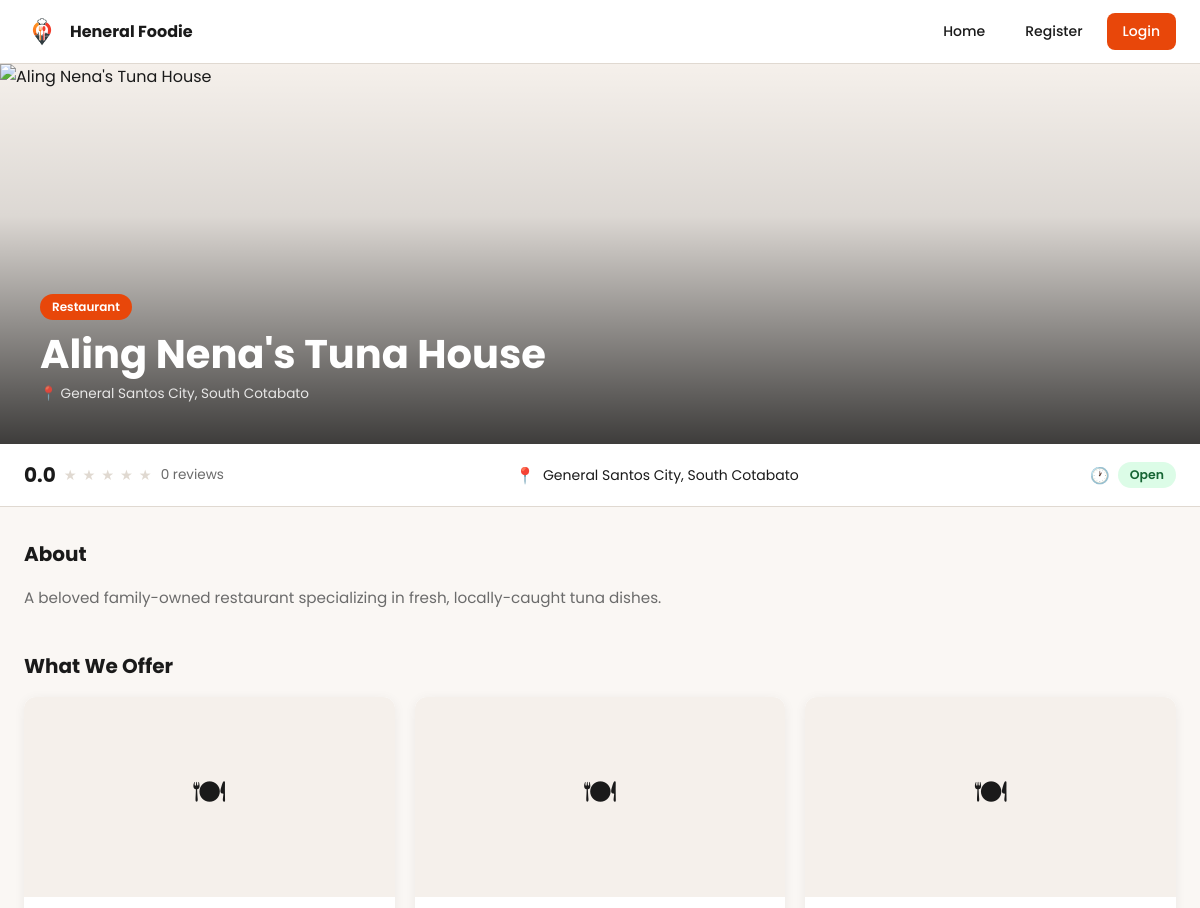
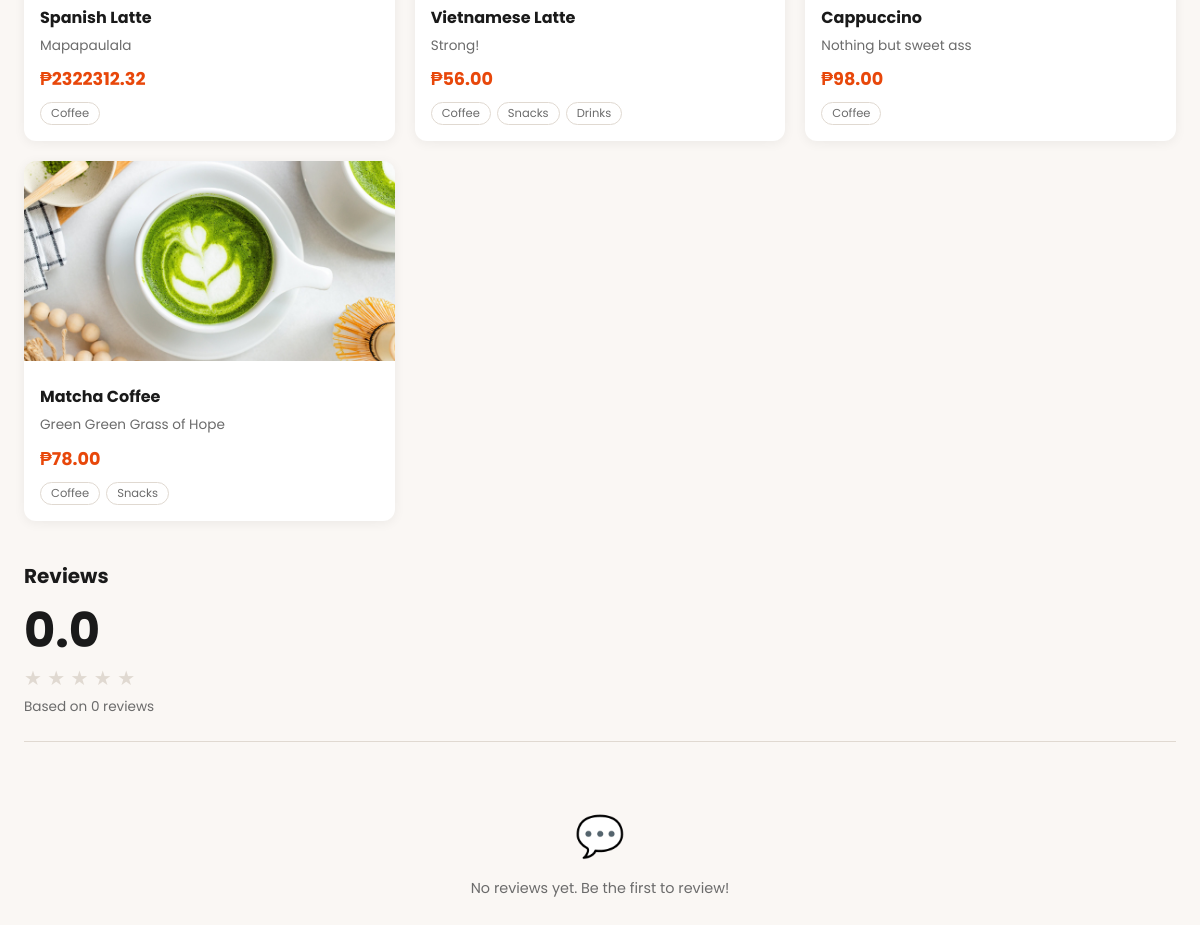
Page /store/60d1510a-5c80-4a01-964a-d337dad9bec8 on the committed database (2 pictures, top to bottom).
### app/models/store.py (models this page shows, shortened)
class Store(db.Model):
    __tablename__ = 'stores'
    id = db.Column(db.String(36), primary_key=True, default=lambda: str(uuid.uuid4()))
    vendor_id = db.Column(db.String(36), db.ForeignKey('users.id'), nullable=False)
    name = db.Column(db.String(100), nullable=False)
    description = db.Column(db.Text, nullable=True)
    address = db.Column(db.String(255), nullable=True)
    category = db.Column(db.String(50), nullable=True)
    status = db.Column(db.String(20), nullable=False, default='pending')
    average_rating = db.Column(db.Float, default=0.0)
    review_count = db.Column(db.Integer, default=0)
    created_at = db.Column(db.DateTime, default=datetime.utcnow)
    updated_at = db.Column(db.DateTime, default=datetime.utcnow, onupdate=datetime.utcnow)
    vendor = db.relationship('User', backref='stores')
    reviews = db.relationship('Review', backref='store', lazy='dynamic', cascade='all, delete-orphan')
    images = db.relationship('StoreImage', backref='store', lazy='dynamic', cascade='all, delete-orphan')
    food_items = db.relationship('FoodItem', backref='store', lazy='dynamic', cascade='all, delete-orphan')

### app/models/image.py (models this page shows, shortened)
class FoodItem(db.Model):
    __tablename__ = 'food_items'
    id = db.Column(db.String(36), primary_key=True, default=lambda: str(uuid.uuid4()))
    store_id = db.Column(db.String(36), db.ForeignKey('stores.id'), nullable=False)
    name = db.Column(db.String(100), nullable=False)
    description = db.Column(db.Text, nullable=True)
    price = db.Column(db.Numeric(10, 2), nullable=False)
    category_1 = db.Column(db.String(50), nullable=False)   # Required — at least one category
    category_2 = db.Column(db.String(50), nullable=True)    # Optional
    category_3 = db.Column(db.String(50), nullable=True)    # Optional
    image_filename = db.Column(db.String(255), nullable=True)
    created_at = db.Column(db.DateTime, default=datetime.utcnow)
    updated_at = db.Column(db.DateTime, default=datetime.utcnow, onupdate=datetime.utcnow)

### app/routes/store.py (the view, shortened to what this page needs)
@store.route('/store/<store_id>')
def store_detail(store_id):
    current_store = Store.query.get_or_404(store_id)
    user_review = None
    review_form = None
    return render_template('store/store_detail.html',
                           store=current_store,
                           user_review=user_review,
                           review_form=review_form)

### app/templates/store/store_detail.html (shortened to what this page needs)
{% extends 'base.html' %}
{% block styles %}
<link rel="stylesheet" href="{{ url_for('static', filename='css/store_detail.css') }}">
{% endblock %}
{% block content %}
<div class="store-hero">
    {% if store.images.first() %}
        <img src="{{ url_for('static', filename='uploads/stores/' + store.images.first().filename) }}" alt="{{ store.name }}">
    {% else %}
        <img src="https://images.unsplash.com/photo-1504674900247-0877df9cc836?w=1200&q=80" alt="{{ store.name }}">
    {% endif %}
    <div class="store-hero-overlay">
        <span class="store-category-badge">{{ store.category | replace('_', ' ') | title }}</span>
        <h1 class="store-hero-name">{{ store.name }}</h1>
        <p class="store-hero-address">📍 {{ store.address or 'General Santos City' }}</p>
    </div>
</div>
<div class="store-info-bar">
    <div class="store-info-bar-inner">
        <div class="info-item">
            <span class="rating-number">{{ "%.1f"|format(store.average_rating) }}</span>
            <span class="stars">
                {% for i in range(1, 6) %}
                    {% if i <= store.average_rating %}★{% else %}<span class="stars-empty">★</span>{% endif %}
                {% endfor %}
            </span>
            <span class="review-count">{{ store.review_count }} reviews</span>
        </div>
        <div class="info-item">
            <span class="info-item-icon">📍</span>
            {{ store.address or 'General Santos City' }}
        </div>
        <div class="info-item">
            <span class="info-item-icon">🕐</span>
            {% if store.status == 'approved' %}
                <span class="status-badge approved">Open</span>
            {% elif store.status == 'pending' %}
                <span class="status-badge pending">Pending Approval</span>
            {% else %}
                <span class="status-badge rejected">Rejected</span>
            {% endif %}
        </div>
    </div>
</div>
<div class="store-content">
    <div class="store-about">
        <h2 class="section-title">About</h2>
        <p>{{ store.description or 'No description provided yet.' }}</p>
    </div>
    <div class="store-food-items">
        <h2 class="section-title">What We Offer</h2>
        {% set food_items = store.food_items.all() %}
        {% if food_items %}
            <div class="food-grid">
                {% for item in food_items %}
                <div class="food-card">
                    {% if item.image_filename %}
                        <img class="food-card-image"
                             src="{{ url_for('static', filename='uploads/foods/' + item.image_filename) }}"
                             alt="{{ item.name }}">
                    {% else %}
                        <div class="food-card-image-placeholder">🍽</div>
                    {% endif %}
                    <div class="food-card-body">
                        <h3 class="food-card-name">{{ item.name }}</h3>
                        <p class="food-card-description">{{ item.description or '' }}</p>
                        <p class="food-card-price">₱{{ "%.2f"|format(item.price) }}</p>
                        <div class="food-card-tags">
                            {% if item.category_1 %}
                                <span class="food-tag">{{ item.category_1 | replace('_', ' ') | title }}</span>
                            {% endif %}
                            {% if item.category_2 %}
                                <span class="food-tag">{{ item.category_2 | replace('_', ' ') | title }}</span>
                            {% endif %}
                            {% if item.category_3 %}
                                <span class="food-tag">{{ item.category_3 | replace('_', ' ') | title }}</span>
                            {% endif %}
                        </div>
                    </div>
                </div>
                {% endfor %}
            </div>
        {% else %}
            <div class="empty-state">
                <span class="empty-state-icon">🍽</span>
                No food items added yet.
            </div>
        {% endif %}
    </div>
<div class="store-reviews">
    <h2 class="section-title">Reviews</h2>
    <div class="reviews-summary">
        <div class="reviews-summary-rating">{{ "%.1f"|format(store.average_rating) }}</div>
        <div class="reviews-summary-stars">
            {% for i in range(1, 6) %}
                {% if i <= store.average_rating %}★{% else %}<span style="color: var(--input-border)">★</span>{% endif %}
            {% endfor %}
        </div>
        <div class="reviews-summary-count">Based on {{ store.review_count }} reviews</div>
    </div>
    {% set reviews = store.reviews.all() %}
    {% if reviews %}
        {% for review in reviews %}
        <div class="review-card">
            <div class="review-header">
                <span class="review-author">{{ review.author.username }}</span>
                <span class="review-date">{{ review.created_at.strftime('%B %Y') }}</span>
            </div>
            <div class="review-stars">
                {% for i in range(1, 6) %}
                    {% if i <= review.rating %}★{% else %}<span style="color: var(--input-border)">★</span>{% endif %}
                {% endfor %}
            </div>
            <p class="review-text">{{ review.review_text }}</p>
        </div>
        {% endfor %}
    {% else %}
        <div class="empty-state">
            <span class="empty-state-icon">💬</span>
            No reviews yet. Be the first to review!
        </div>
    {% endif %}
</div>
</div>
{% endblock %}

### app/static/css/main.css (style rules this page uses)
:root { --primary: #E8470A; --primary-hover: #C93D08; --background: #FAF7F4; --card: #FFFFFF; --text-dark: #1A1A1A; --text-muted: #6B6B6B; --input-bg: #F5F0EB; --input-border: #E0D9D1; --success-bg: #F0FBF0; --success-border: #4CAF50; --success-text: #2E7D32; --error-text: #D32F2F; --error-bg: #FFF0F0; --error-border: #F44336; --navbar-height: 64px; }
* { margin: 0; padding: 0; box-sizing: border-box; }
body { font-family: 'Poppins', sans-serif; background-color: var(--background); color: var(--text-dark); min-height: 100vh; }

### rows in the picture
Store: category "Restaurant", name "Aling Nena's Tuna House", address "General Santos City, South Cotabato", average_rating "0.0", review_count "0", description "A beloved family-owned restaurant specializing in fresh, locally-caught tuna dishes."
FoodItem: name "Spanish Latte", description "Mapapaulala", price "2322312.32", category_1 "Coffee"
FoodItem: name "Vietnamese Latte", description "Strong!", price "56.00", category_1 "Coffee", category_2 "Snacks", category_3 "Drinks"
FoodItem: name "Cappuccino", description "Nothing but sweet ass", price "98.00", category_1 "Coffee"
FoodItem: image_filename (picture), name "Matcha Coffee", description "Green Green Grass of Hope", price "78.00", category_1 "Coffee", category_2 "Snacks"
